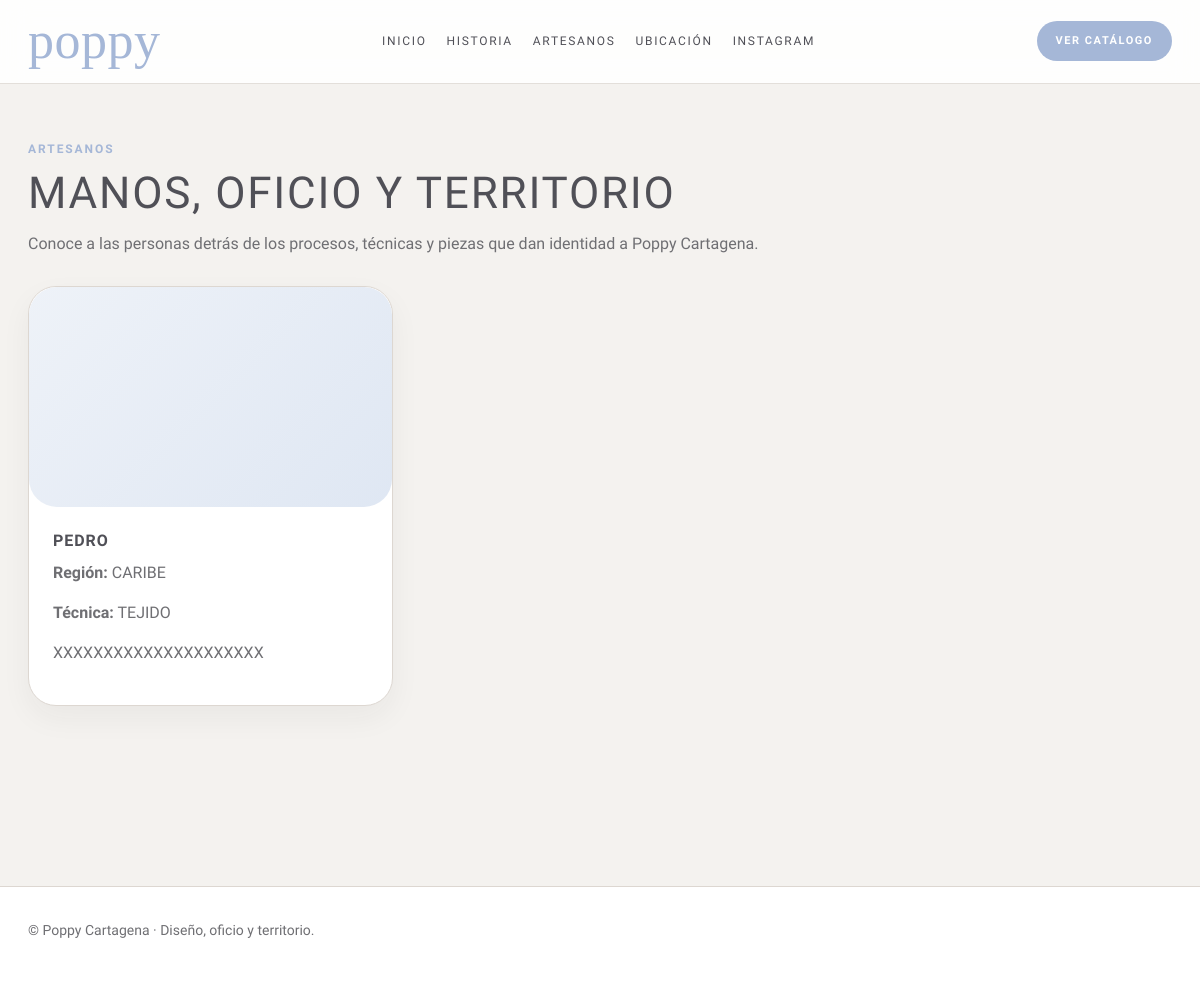
The page /artesanos/ on the database its author committed.
### artesanos/models.py (models this page shows, shortened)
class Artesano(models.Model):
    nombre = models.CharField(max_length=200)
    slug = models.SlugField(unique=True)
    foto = models.ImageField(upload_to="artesanos/", blank=True, null=True)
    region = models.CharField(max_length=200, blank=True)
    tecnica = models.CharField(max_length=200, blank=True)
    bio_corta = models.TextField(blank=True)
    bio_larga = models.TextField(blank=True)
    destacado = models.BooleanField(default=False)
    activo = models.BooleanField(default=True)
    created_at = models.DateTimeField(auto_now_add=True)

### artesanos/views.py (the view)
# urls.py: path("artesanos/", views.artesanos_lista, name="artesanos_lista"),
def artesanos_lista(request):
    artesanos = Artesano.objects.filter(activo=True).order_by("-destacado", "nombre")
    return render(request, "artesanos/lista.html", {
        "artesanos": artesanos,
    })

### templates/artesanos/lista.html
{% extends "base.html" %}
{% block content %}
<section class="section">
    <div class="section-header">
        <p class="section-label">Artesanos</p>
        <h2>Manos, oficio y territorio</h2>
        <p>
            Conoce a las personas detrás de los procesos, técnicas y piezas
            que dan identidad a Poppy Cartagena.
        </p>
    </div>
    <div class="grid grid-3">
        {% for artesano in artesanos %}
            <a href="{% url 'artesano_detalle' artesano.slug %}" class="card editorial-card">
                {% if artesano.foto %}
                    <div
                        class="card-image"
                        style="
                            background-image: url('{{ artesano.foto.url }}');
                            background-size: cover;
                            background-position: center;
                        "
                    ></div>
                {% else %}
                    <div class="card-image soft-bg-2"></div>
                {% endif %}
                <div class="card-body">
                    <h3>{{ artesano.nombre }}</h3>
                    {% if artesano.region %}
                        <p><strong>Región:</strong> {{ artesano.region }}</p>
                    {% endif %}
                    {% if artesano.tecnica %}
                        <p><strong>Técnica:</strong> {{ artesano.tecnica }}</p>
                    {% endif %}
                    {% if artesano.bio_corta %}
                        <p>{{ artesano.bio_corta }}</p>
                    {% endif %}
                </div>
            </a>
        {% empty %}
            <p>No hay artesanos activos todavía.</p>
        {% endfor %}
    </div>
</section>
{% endblock %}

### rows shown on the page
Artesano: nombre "PEDRO", region "CARIBE", tecnica "TEJIDO", bio_corta "XXXXXXXXXXXXXXXXXXXXX"
